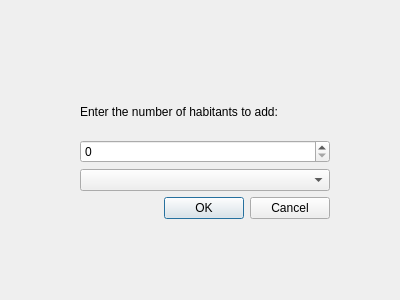
<?xml version="1.0" encoding="UTF-8"?>
<ui version="4.0">
 <class>addhabitant</class>
 <widget class="QDialog" name="addhabitant">
  <property name="geometry">
   <rect>
    <x>0</x>
    <y>0</y>
    <width>400</width>
    <height>300</height>
   </rect>
  </property>
  <property name="windowTitle">
   <string>Dialog</string>
  </property>
  <widget class="QWidget" name="gridLayoutWidget">
   <property name="geometry">
    <rect>
     <x>80</x>
     <y>90</y>
     <width>250</width>
     <height>129</height>
    </rect>
   </property>
   <layout class="QGridLayout" name="gridLayout">
    <item row="0" column="0">
     <widget class="QLabel" name="label">
      <property name="text">
       <string>Enter the number of habitants to add:</string>
      </property>
     </widget>
    </item>
    <item row="3" column="0">
     <widget class="QDialogButtonBox" name="buttonBox">
      <property name="orientation">
       <enum>Qt::Orientation::Horizontal</enum>
      </property>
      <property name="standardButtons">
       <set>QDialogButtonBox::StandardButton::Cancel|QDialogButtonBox::StandardButton::Ok</set>
      </property>
     </widget>
    </item>
    <item row="1" column="0">
     <widget class="QSpinBox" name="spinBox">
      <property name="maximum">
       <number>12</number>
      </property>
     </widget>
    </item>
    <item row="2" column="0">
     <widget class="QComboBox" name="comboBox"/>
    </item>
   </layout>
  </widget>
 </widget>
 <resources/>
 <connections>
  <connection>
   <sender>buttonBox</sender>
   <signal>rejected()</signal>
   <receiver>addhabitant</receiver>
   <slot>reject()</slot>
   <hints>
    <hint type="sourcelabel">
     <x>316</x>
     <y>260</y>
    </hint>
    <hint type="destinationlabel">
     <x>286</x>
     <y>274</y>
    </hint>
   </hints>
  </connection>
  <connection>
   <sender>buttonBox</sender>
   <signal>accepted()</signal>
   <receiver>addhabitant</receiver>
   <slot>accept()</slot>
   <hints>
    <hint type="sourcelabel">
     <x>248</x>
     <y>254</y>
    </hint>
    <hint type="destinationlabel">
     <x>157</x>
     <y>274</y>
    </hint>
   </hints>
  </connection>
 </connections>
</ui>
